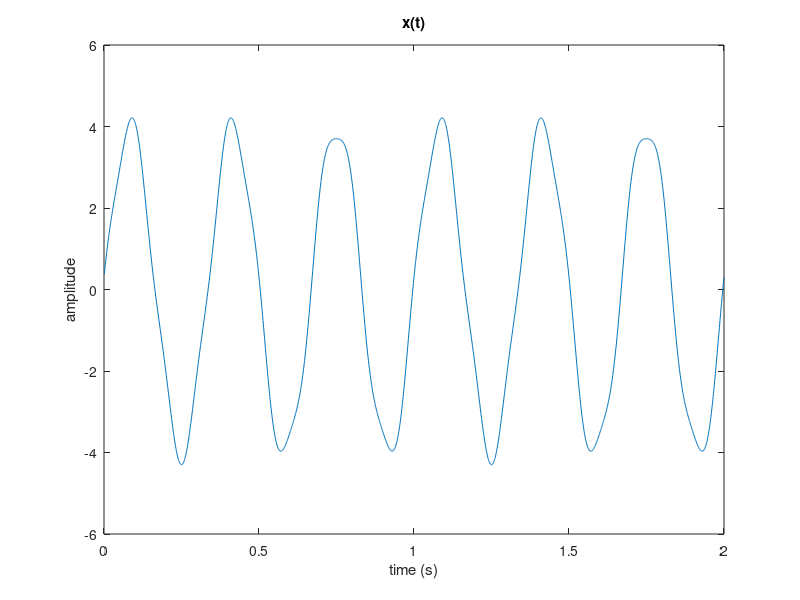
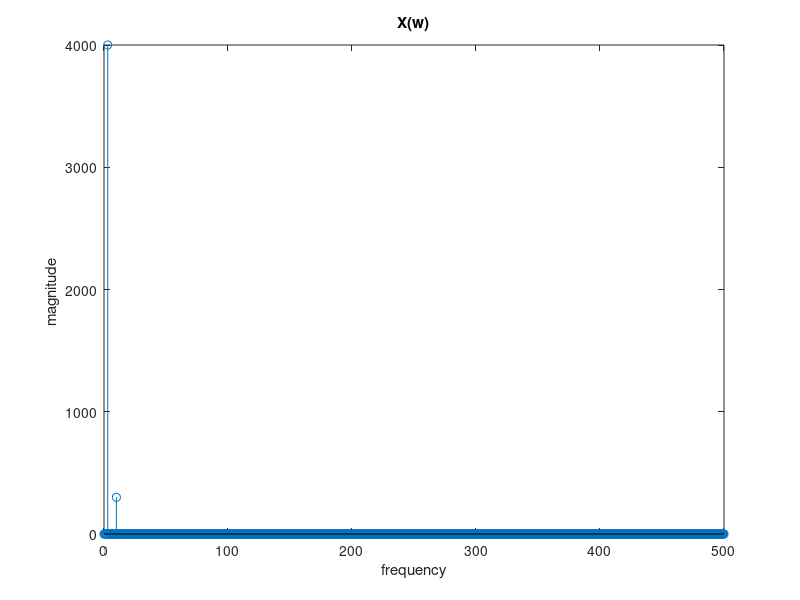

Reproduce these figures in MATLAB, in order.
%declare constans 
Ts = 0.001; %sampling period 
A1 = 4 ; %amplitude 
A2 = 0.3;
f1 = 3 ; %frequency 
f2 = 10;
tinit = 0.001;  %initial time 
tfinal = 2;     %final time 
t = tinit:Ts:tfinal;    %vector of time 
fs = 1./Ts ;    %sampling frequency 

N = length(t);  %length of samples length of x
x = A1.*sin(2*pi*f1.*t)+ A2.*cos(2*pi*f2.*t);  %signal x 

%plot of signal x(t)
figure(1)
plot(t,x)
xlabel('time (s)')
ylabel('amplitude')
title('x(t)')

X = fft(x,N); %Discrete Fourier Transform of x with N points 

Power_spectrum_X = abs(X);  %power spectrum of X 
Power_spectrum = Power_spectrum_X(1:N/2+1); %power spectrum is symmetric about zero 
df = fs/N;      %time between two consecutive frequencies
freq = 0:df:fs/2;   %frequency of X start from 0 up to Nyquist frequency 

%plot of signal X
figure(2)
stem(freq,Power_spectrum)
xlabel('frequency')
ylabel('magnitude ')
title('X(w)')
